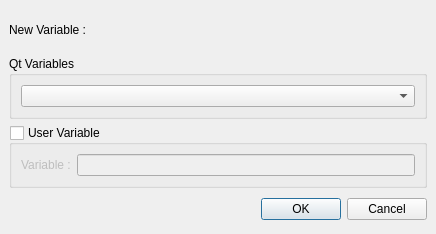
<ui version="4.0" >
 <author></author>
 <comment></comment>
 <exportmacro></exportmacro>
 <class>NewVariable</class>
 <widget class="QDialog" name="NewVariable" >
  <property name="geometry" >
   <rect>
    <x>0</x>
    <y>0</y>
    <width>436</width>
    <height>234</height>
   </rect>
  </property>
  <property name="windowTitle" >
   <string>Dialog</string>
  </property>
  <layout class="QGridLayout" >
   <property name="margin" >
    <number>9</number>
   </property>
   <property name="spacing" >
    <number>6</number>
   </property>
   <item row="0" column="0" >
    <layout class="QGridLayout" >
     <property name="margin" >
      <number>0</number>
     </property>
     <property name="spacing" >
      <number>6</number>
     </property>
     <item row="3" column="0" >
      <layout class="QHBoxLayout" >
       <property name="margin" >
        <number>0</number>
       </property>
       <property name="spacing" >
        <number>6</number>
       </property>
       <item>
        <spacer>
         <property name="orientation" >
          <enum>Qt::Horizontal</enum>
         </property>
         <property name="sizeHint" >
          <size>
           <width>131</width>
           <height>31</height>
          </size>
         </property>
        </spacer>
       </item>
       <item>
        <widget class="QPushButton" name="okButton" >
         <property name="text" >
          <string>OK</string>
         </property>
        </widget>
       </item>
       <item>
        <widget class="QPushButton" name="cancelButton" >
         <property name="text" >
          <string>Cancel</string>
         </property>
        </widget>
       </item>
      </layout>
     </item>
     <item row="1" column="0" >
      <widget class="QGroupBox" name="groupBox" >
       <property name="title" >
        <string>Qt Variables</string>
       </property>
       <layout class="QGridLayout" >
        <property name="margin" >
         <number>9</number>
        </property>
        <property name="spacing" >
         <number>6</number>
        </property>
        <item row="0" column="0" >
         <widget class="QComboBox" name="comboVariables" />
        </item>
       </layout>
      </widget>
     </item>
     <item row="2" column="0" >
      <widget class="QGroupBox" name="groupUserVariable" >
       <property name="title" >
        <string>User Variable</string>
       </property>
       <property name="checkable" >
        <bool>true</bool>
       </property>
       <property name="checked" >
        <bool>false</bool>
       </property>
       <layout class="QGridLayout" >
        <property name="margin" >
         <number>9</number>
        </property>
        <property name="spacing" >
         <number>6</number>
        </property>
        <item row="0" column="0" >
         <widget class="QLabel" name="label_2" >
          <property name="text" >
           <string>Variable :</string>
          </property>
         </widget>
        </item>
        <item row="0" column="1" >
         <widget class="QLineEdit" name="userVariable" />
        </item>
       </layout>
      </widget>
     </item>
     <item row="0" column="0" >
      <layout class="QHBoxLayout" >
       <property name="margin" >
        <number>0</number>
       </property>
       <property name="spacing" >
        <number>6</number>
       </property>
       <item>
        <widget class="QLabel" name="label" >
         <property name="text" >
          <string>New Variable :</string>
         </property>
        </widget>
       </item>
       <item>
        <spacer>
         <property name="orientation" >
          <enum>Qt::Horizontal</enum>
         </property>
         <property name="sizeHint" >
          <size>
           <width>40</width>
           <height>20</height>
          </size>
         </property>
        </spacer>
       </item>
      </layout>
     </item>
    </layout>
   </item>
  </layout>
 </widget>
 <pixmapfunction></pixmapfunction>
 <resources/>
 <connections>
  <connection>
   <sender>okButton</sender>
   <signal>clicked()</signal>
   <receiver>NewVariable</receiver>
   <slot>accept()</slot>
   <hints>
    <hint type="sourcelabel" >
     <x>331</x>
     <y>196</y>
    </hint>
    <hint type="destinationlabel" >
     <x>96</x>
     <y>233</y>
    </hint>
   </hints>
  </connection>
  <connection>
   <sender>cancelButton</sender>
   <signal>clicked()</signal>
   <receiver>NewVariable</receiver>
   <slot>reject()</slot>
   <hints>
    <hint type="sourcelabel" >
     <x>424</x>
     <y>196</y>
    </hint>
    <hint type="destinationlabel" >
     <x>179</x>
     <y>233</y>
    </hint>
   </hints>
  </connection>
  <connection>
   <sender>groupUserVariable</sender>
   <signal>toggled(bool)</signal>
   <receiver>groupBox</receiver>
   <slot>setDisabled(bool)</slot>
   <hints>
    <hint type="sourcelabel" >
     <x>46</x>
     <y>131</y>
    </hint>
    <hint type="destinationlabel" >
     <x>56</x>
     <y>71</y>
    </hint>
   </hints>
  </connection>
 </connections>
</ui>
